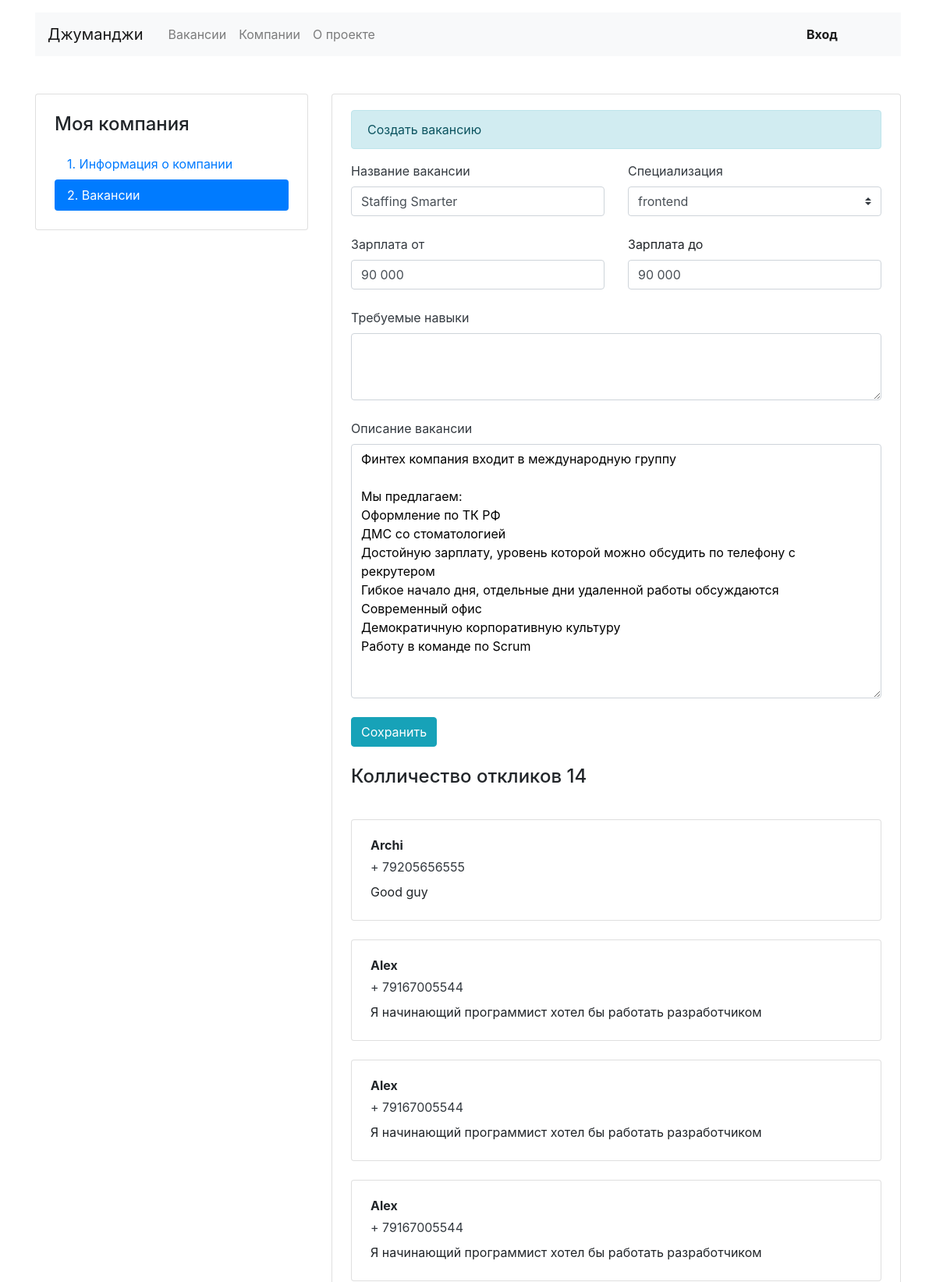
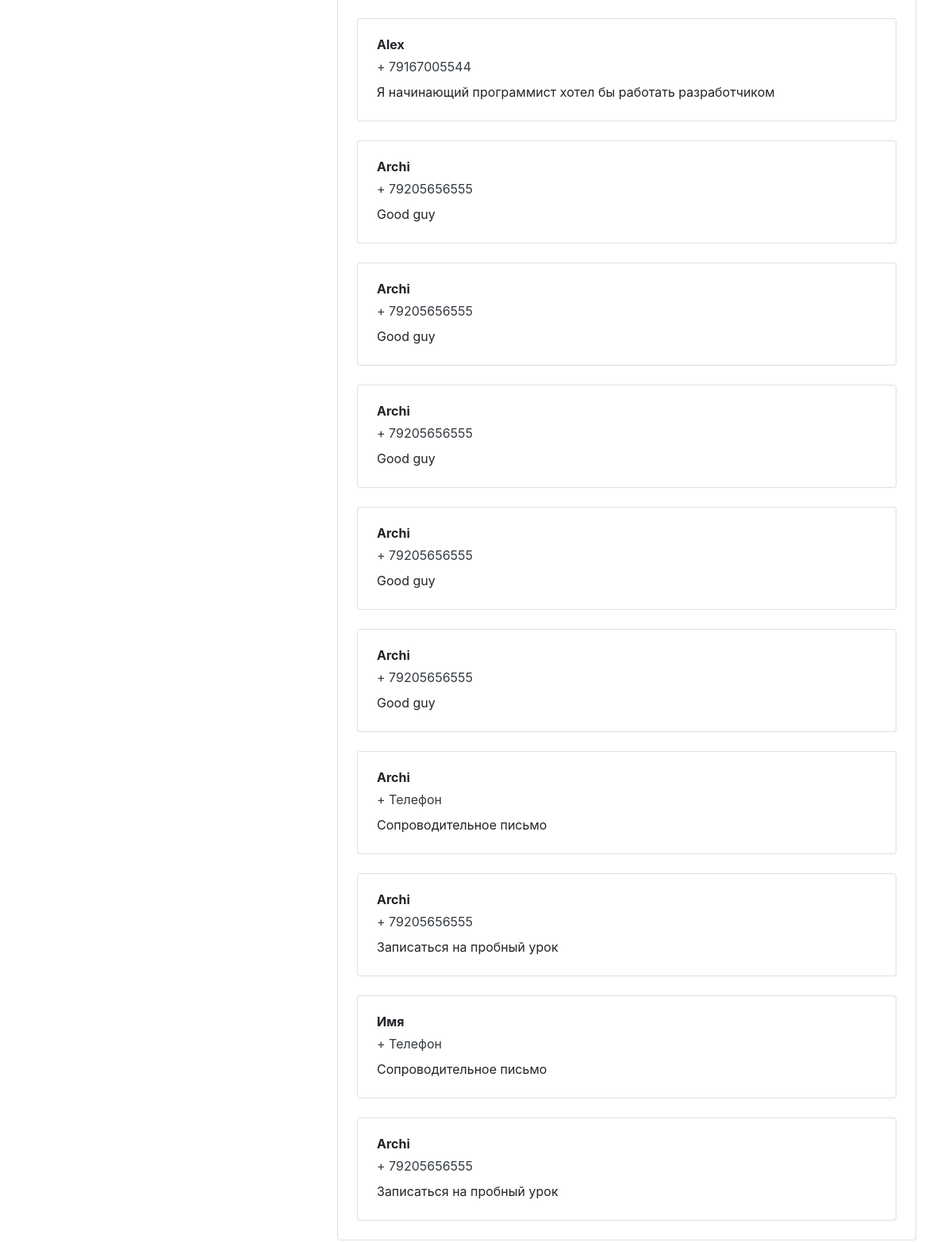
/mycompany/vacancies/vacancy_edit/, run on the app's committed database (2 pictures, top to bottom).
### recruitment/models.py (models this page shows)
class Application(models.Model):
    written_username = models.CharField(max_length=50)
    written_phone = models.CharField(max_length=11)
    written_cover_letter = models.CharField(max_length=500)
    vacancy = models.ForeignKey(Vacancy, on_delete=models.CASCADE, related_name='applications')
    user = models.ForeignKey(User, on_delete=models.CASCADE, related_name='applications')

### recruitment/views.py (the view, shortened to what this page needs)
# urls.py: path('mycompany/vacancies/vacancy_edit/', VacancyEditView.as_view()),
class VacancyEditView(View):
    def get(self, request):
        current_user = request.user
        specialties = Specialty.objects.all()
        applications = Application.objects.all()
        vacancy_form = VacancyForm()
        if vacancy_form.is_valid():
            vacancy_form.save()
        context = {
            'vacancy_form': vacancy_form,
            'current_user': current_user,
            'applications': applications,
            'specialties': specialties,
        }
        return render(
            request, 'recruitment/vacancy_edit.html', context=context
        )

### recruitment/forms.py
class VacancyForm(forms.ModelForm):
    class Meta:
        model = Vacancy
        fields = ('title', 'specialty', 'skills', 'description', 'salary_min', 'salary_max',)

### templates/recruitment/vacancy_edit.html (shortened to what this page needs)
{% extends 'index.html' %}
{% block container %}
  <main class="container mt-3 pb-5">
    <div class="row mt-5">
      <div class="col-12 col-lg-4">
        <aside class="pt-3 pb-4 px-4 mb-5 card">
          <h1 class="h4 pt-2 pb-2">Моя компания</h1>
          <div class="nav flex-column nav-pills">
            <a class="nav-link" href="/mycompany">1. Информация о компании</a>
            <a class="nav-link active" href="/mycompany/vacancies">2. Вакансии</a>
          </div>
        </aside>
      </div>
      <div class="col-12 col-lg-8">
        <div class="card">
          <div class="card-body px-4 pb-4 tab-content">
            <section>
              <p class="alert alert-info" role="alert">Создать вакансию</p>
              <form method="post" action="/mycompany/vacancies/vacancy_edit/">{% csrf_token %}
                <div class="row">
                  <div class="col-12 col-md-6">
                    <div class="form-group pb-2">
                      <label class="mb-2 text-dark" for='vacancyTitle'>Название вакансии</label>
                      <input class="form-control" type="text" value="Staffing Smarter" id="vacancyTitle" name="title">
                    </div>
                  </div>
                  <div class="col-12 col-md-6">
                    <div class="form-group pb-2">
                      <label class="mb-2 text-dark" for='userSpecialization'>Специализация</label>
                      <select class="custom-select mr-sm-2" id="userSpecialization" name="specialty">
                        {% for specialty in specialties %}
                          <option value="{{ specialty.id }}"> {{ specialty.code }} </option>
                        {% endfor %}
                      </select>
                    </div>
                  </div>
                </div>
                <div class="row">
                  <div class="col-12 col-md-6">
                    <div class="form-group pb-2">
                      <label class="mb-2 text-dark" for='vacancySalaryMin'>Зарплата от</label>
                      <input class="form-control" type="text" value="90 000" id="vacancySalaryMin" name="salary_min">
                    </div>
                  </div>
                  <div class="col-12 col-md-6">
                    <div class="form-group pb-2">
                      <label class="mb-2" for='vacancySalaryMax'>Зарплата до</label>
                      <input class="form-control" type="text" value="90 000" id="vacancySalaryMax" name="salary_max">
                    </div>
                  </div>
                </div>
                <div class="form-group pb-2">
                  <label class="mb-2 text-dark" for='vacancySkills'>Требуемые навыки</label>
                  <textarea class="form-control" rows="3" id='vacancySkills' name='skills'></textarea>
                </div>
                <div class="form-group pb-2">
                  <label class="mb-2 text-dark" for='vacancyDescription'>Описание вакансии</label>
                  <textarea class="form-control" rows="13" id='vacancyDescription' name="description" style="color:#000;">Финтех компания входит в международную группу
Мы предлагаем:
Оформление по ТК РФ
ДМС со стоматологией
Достойную зарплату, уровень которой можно обсудить по телефону с рекрутером
Гибкое начало дня, отдельные дни удаленной работы обсуждаются
Современный офис
Демократичную корпоративную культуру
Работу в команде по Scrum
                  </textarea>
                </div>
                <div class="form-group">
                  <input type="submit" class="btn btn-info" value="Сохранить">
                </div>
              </form>
              <h4 class="h4 pt-2 pb-3">Колличество откликов {{ applications.count }}</h4>
              {% for application in applications %}
                <div class="card mt-4">
                  <div class="card-body px-4">
                    <p class="mb-1 font-weight-bold">{{ application.written_username }}</p>
                    <p class="mb-2"><a href="tel:+79002842324" class="text-dark">+ {{ application.written_phone}}</a></p>
                    <p class="mb-1">{{ application.written_cover_letter }}</p>
                  </div>
                </div>
              {% endfor %}
            </section>
          </div>
        </div>
      </div>
  </main>
{% endblock %}

### data on the page
Application: written_username "Archi", written_phone "79205656555", written_cover_letter "Good guy"
Application: written_username "Alex", written_phone "79167005544", written_cover_letter "Я начинающий программист хотел бы работать разработчиком"
Application: written_username "Alex", written_phone "79167005544", written_cover_letter "Я начинающий программист хотел бы работать разработчиком"
Application: written_username "Alex", written_phone "79167005544", written_cover_letter "Я начинающий программист хотел бы работать разработчиком"
Application: written_username "Alex", written_phone "79167005544", written_cover_letter "Я начинающий программист хотел бы работать разработчиком"
Application: written_username "Archi", written_phone "79205656555", written_cover_letter "Good guy"
Application: written_username "Archi", written_phone "79205656555", written_cover_letter "Good guy"
Application: written_username "Archi", written_phone "79205656555", written_cover_letter "Good guy"
Application: written_username "Archi", written_phone "79205656555", written_cover_letter "Good guy"
Application: written_username "Archi", written_phone "79205656555", written_cover_letter "Good guy"
Application: written_username "Archi", written_phone "Телефон", written_cover_letter "Cопроводительное письмо"
Application: written_username "Archi", written_phone "79205656555", written_cover_letter "Записаться на пробный урок"
Application: written_username "Имя", written_phone "Телефон", written_cover_letter "Cопроводительное письмо"
Application: written_username "Archi", written_phone "79205656555", written_cover_letter "Записаться на пробный урок"

### other printed values
{{ applications.count }} "14"
form field specialty "frontend"
